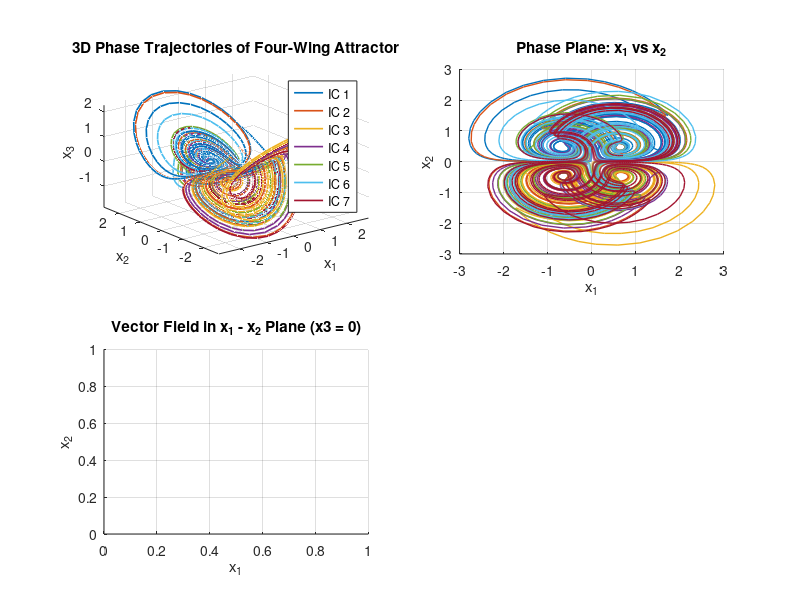

Here is the MATLAB script that generated this plot: (Note: this script raises an error after producing the figure.)
clc, clear, close all;


% We want to observe the trajectory of the Four-Wing Hyperchaotic Attractor
% for specific parameter values. The system is characterised by the following
% differential equations:
%
% x˙1 = a(x2 − x1) + x2x3 (2.1)
% x˙2 = b x1 + c x2 − x1x3 + k x4 (2.2)
% x˙3 = −d x3 + x1x2 (2.3)
% x˙4 = −e x1 − f x2 (2.4)
%
% This system generates a four-wing chaotic attractor for parameters:
% a = 10, b = 28, c = −1, d = 8/3, e = 5, f = 1, k = 0.5,
% with initial conditions typically near (1, 1, 1, 1)^T.
% Four-wing attractor system parameters from the paper


a = 0.2;
b = 0.01;
c = -0.4;

% Define the four-wing attractor system equations
FourWing_System = @(t, x) [
    a*x(1) + x(2)*x(3);
    b*x(1) + c*x(2) - x(1)*x(3);
    -x(3) - x(1)*x(2)
];

% Time span for simulation
t_span = [0 500];

% Define a range of initial conditions
initial_conditions = [
    1.0, 1.0, 1.0;    % Example starting point
    0.5, 0.5, 0.5;
    -1.0, -1.0, 1.0;
    1.0, -1.0, -1.0;
    -1.0, 1.0, -1.0;
    0.1, 0.1, 0.1;
    -0.1, -0.1, 0.1
];

% Create figure window
figure('Position', [100, 100, 1200, 900]);

% Subplot 1: 3D Phase Portrait
subplot(2, 2, 1);
hold on;
grid on;
title('3D Phase Trajectories of Four-Wing Attractor');
xlabel('x_1');
ylabel('x_2');
zlabel('x_3');
view(3);

colors = lines(size(initial_conditions, 1));

for i = 1:size(initial_conditions, 1)
    [~, X] = ode45(FourWing_System, t_span, initial_conditions(i,:));
    
    plot3(X(:,1), X(:,2), X(:,3), 'Color', colors(i,:), 'LineWidth', 1.2);

end

legend(arrayfun(@(k) sprintf('IC %d', k), 1:size(initial_conditions,1), 'UniformOutput', false));
axis tight;
rotate3d on;

% Subplot 2: 2D Phase Plane (x1 vs x2)
subplot(2, 2, 2);
hold on; grid on;
title('Phase Plane: x_1 vs x_2');
xlabel('x_1');
ylabel('x_2');

for i = 1:size(initial_conditions, 1)
    [~, X] = ode45(FourWing_System, t_span, initial_conditions(i,:));
    plot(X(:,1), X(:,2), 'Color', colors(i,:), 'LineWidth', 1);
end

% Subplot 3: Vector Field on x1-x2 slice at fixed x3
subplot(2, 2, 3);
title('Vector Field in x_1 - x_2 Plane (x3 = 0)');
xlabel('x_1'); ylabel('x_2'); grid on;

[x1_grid, x2_grid] = meshgrid(-2:0.2:2, -2:0.2:2);
x3_fixed = 0;  % slice value for x3
u = a*x1_grid + x2_grid*x3_fixed;  % dx1/dt
v = b*x1_grid + c*x2_grid - x1_grid*x3_fixed;  % dx2/dt
streamslice(x1_grid, x2_grid, u, v);

% Subplot 4: Time Evolution from a Representative Initial Condition
subplot(2, 2, 4);
initial_condition = [1.0, 1.0, 1.0]; % pick one initial condition
[T, X] = ode45(FourWing_System, t_span, initial_condition);

plot(T, X(:,1), 'Color', [0.4 0.4 0.4], 'LineWidth', 1.5, 'DisplayName', 'x_1(t)');
hold on;
plot(T, X(:,2), 'Color', [0 0.5 0.5], 'LineWidth', 1.5, 'DisplayName', 'x_2(t)');
plot(T, X(:,3), 'Color', [0.8 0.2 0.2], 'LineWidth', 1.5, 'DisplayName', 'x_3(t)');

xlabel('Time (s)');
ylabel('State Variables');
title('Time Evolution of x_1, x_2, x_3');
legend('show', 'Location', 'best');
grid on;